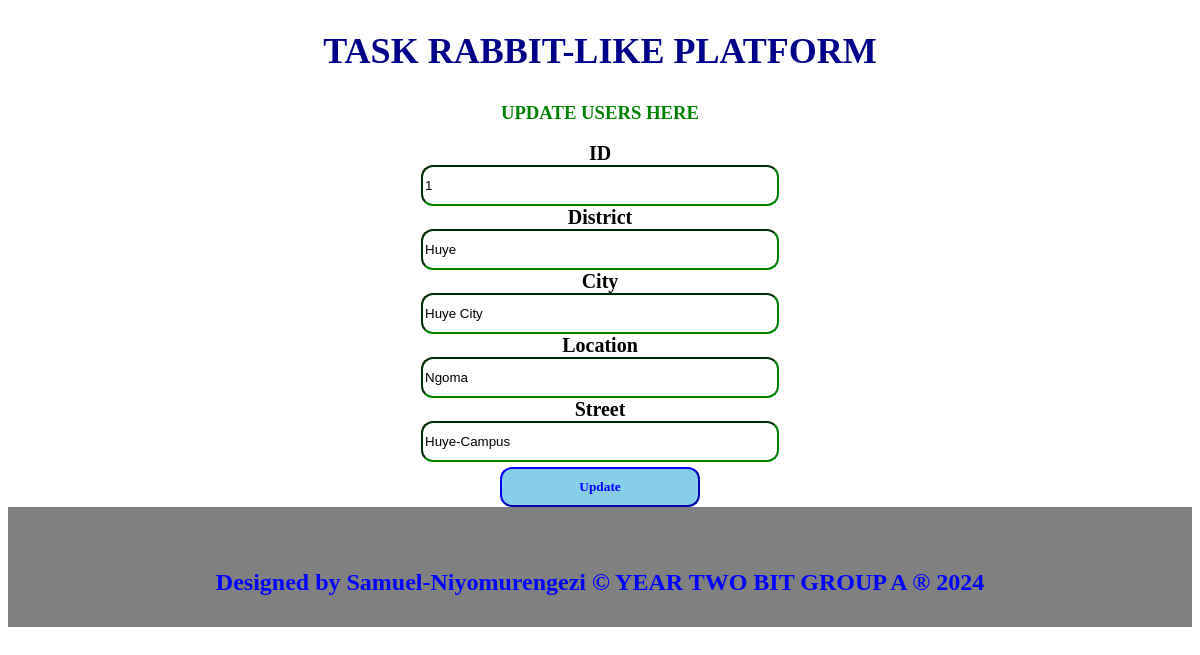
The app's page /address_edit.php?address_id=1 with its own data.
### tables this page shows
CREATE TABLE `address` (
  `address_id` int(11) NOT NULL,
  `district` varchar(100) DEFAULT NULL,
  `city` varchar(100) DEFAULT NULL,
  `location` varchar(100) DEFAULT NULL,
  `street` varchar(100) DEFAULT NULL
);

### address_edit.php (the view, shortened to what this page needs)
<?php
include "dbconnection.php";
if ($_SERVER['REQUEST_METHOD'] == 'GET') {
    $address_id = $_GET["address_id"];
    $sql = "SELECT * FROM address WHERE address_id=$address_id";
    $result = $connection->query($sql);
    if ($result->num_rows > 0) {
        $row = $result->fetch_assoc();
        $address_id = $row["address_id"];
        $district = $row["district"];
        $city = $row["city"];
        $location = $row["location"];
        $street = $row["street"];
    } else {
        header("location: /taskrabbit-like platform/address_edit.php");
        exit;
    }
}
?>
<!DOCTYPE html>
<html>
<head>
    <link rel="stylesheet" type="text/css" href="./css/stylee.css" title="style1" media="screen,tv,print,handheld"/>
</head>
<body>
    <center>
        <h2>TASK RABBIT-LIKE PLATFORM</h2>
        <h3 style="color:green;">UPDATE USERS HERE</h3>
        <section class="forms">
            <form method="POST">
                <label>ID</label><br>
                <input type="text" name="address_id" readonly class="input" value="<?php echo $address_id; ?>"><br>
                <label>District</label><br>
                <input type="text" name="district" class="input" value="<?php echo $district; ?>"><br>
                <label>City</label><br>
                <input type="text" name="city" class="input" value="<?php echo $city; ?>"><br>
                <label>Location</label><br>
                <input type="text" name="location" readonly value="<?php echo $location; ?>" class="input"><br>
                <label>Street</label><br>
                <input type="text" name="street" value="<?php echo $street; ?>" class="input"><br>
                <input type="submit" name="submit" value="Update" class="sb">
            </form>
        </section>
    </center>
    <footer>
        <p><h1>Designed by Samuel-Niyomurengezi &copy; YEAR TWO BIT GROUP A &reg; 2024</h1></p>
    </footer>
</body>
</html>

### css/stylee.css (style rules this page uses)
body { background-image: url('./images/image.png'); background-repeat: no-repeat; background-size: cover; }
label { font-family: century; font-weight: bold; font-size: 20px; }
h2 { font-family: Imprint MT Shadow; font-weight: bold; font-size:36px; color: blue; }
h1 { font-size: 24px; text-align: center; font-family: century; font-weight: bold; color: blue; }
h2 { font-family:Castellar; color: darkblue; }
label { font-family: elephant; font-size: 20px; }
.sb { font-family:Georgia; padding: 10px; border-color: blue; background-color: skyblue; width: 200px; margin-top: 5px; border-radius: 12px; font-weight: bold; color: blue; }
.input { width: 350px; height: 35px; border-radius: 12px; border-color: green; }
footer { color: white; height: 30px; text-align: center; margin-bottom: 5px; padding: 45px; background-color: gray; }

### records on screen
address: address_id "1", district "Huye", city "Huye City", location "Ngoma", street "Huye-Campus"
